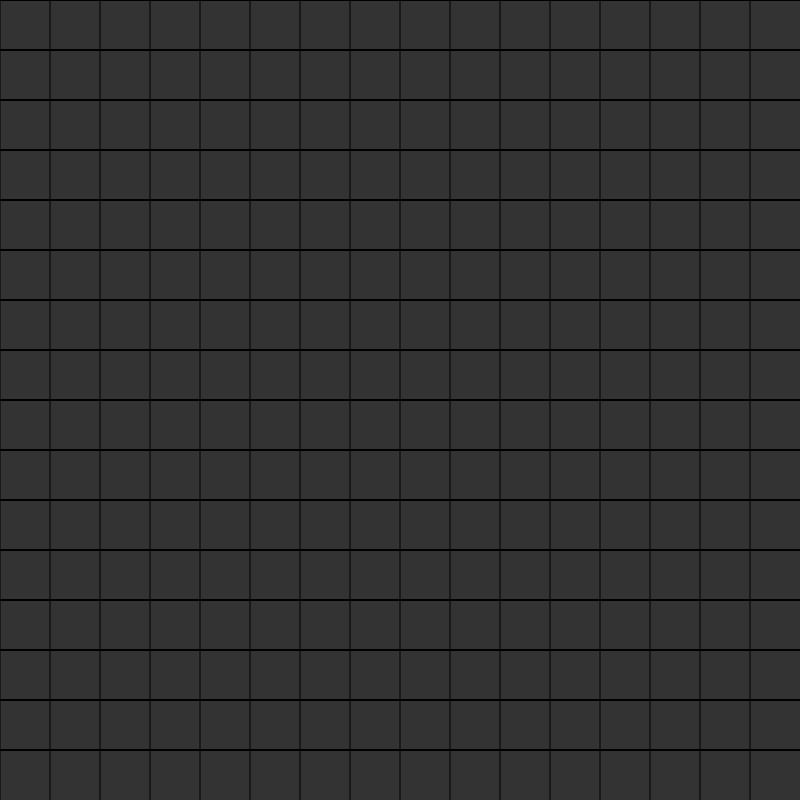
Frame 1 (no input)
Frame 60 (no input): identical to frame 1, image omitted
Frame 120 (the mouse pressed at the canvas centre since frame 60): identical to frame 1, image omitted

The p5.js sketch that drew this single still picture (run headless with seeded random() and noise() and a simulated clock; from frame 60 on, the mouse is pressed at the canvas centre):

// p5.js sketch
// ── sketch.js
const SIZE = 800 / 16;
const MINES = 40;
var gameOver = false;

var terrain = [];
var canClick = true;


function setup()
{
  createCanvas(800, 800);
  initTerrain();
  calculateNear();
}

function draw()
{
  background(51);

  drawGrid();
  drawTerrain();
  updateTerrain();
  gameOverf();
}

function drawGrid()
{
  stroke(0);
  for (var x = 0; x < floor(width / SIZE); x++)
  {
    for (var y = 0; y < floor(width / SIZE); y++)
    {
      line(0, y * SIZE, width, y * SIZE);
    }
    line(x * SIZE, 0, x * SIZE, height);
  }
}

function initTerrain()
{
  var temp = ineditRandomMines();

  for (var x = 0; x < floor(width / SIZE); x++)
  {
    terrain.push([]);
    for (var y = 0; y < floor(width / SIZE); y++)
    {
      terrain[x].push(new Cell(x, y, getType(x, y, temp)));

    }
  }
}

function calculateNear()
{

  for (var x = 0; x < floor(width / SIZE); x++)
  {
    for (var y = 0; y < floor(width / SIZE); y++)
    {
      try
      {
        for (var z = 0; z < 3; z++)
        {
          for (var t = 0; t < 3; t++)
            if (terrain[x + z - 1][y + t - 1].type && !terrain[x][y].type)
            {
              terrain[x][y].near++;
            }
        }

      }
      catch (e)
      {}
    }
  }
}

function drawTerrain()
{
  for (var x = 0; x < floor(width / SIZE); x++)
  {
    for (var y = 0; y < floor(width / SIZE); y++)
    {
      terrain[x][y].draw();
    }
  }
}

function updateTerrain()
{
  for (var x = 0; x < floor(width / SIZE); x++)
  {
    for (var y = 0; y < floor(width / SIZE); y++)
    {
      terrain[x][y].onClick();
    }
  }
}

function ineditRandomMines()
{
  var temp = [];

  for (var i = 0; i < 40; i++)
  {
    var notinedit = true,
      xt, yt;
    while (notinedit)
    {
      xt = floor(random(floor(width / SIZE)));
      yt = floor(random(floor(height / SIZE)));
      var notinedit = false;
      for (var o of temp)
      {
        if (o.x == xt && o.y == yt)
          notinedit = true;
      }
    }

    temp.push(
    {
      x: xt,
      y: yt
    });
  }

  return temp;
}

function openCells(x, y)
{
  if (terrain[x][y].flag)
    return;
  if (terrain[x][y].checked || terrain[x][y].type)
  {
    terrain[x][y].active = true;
    return;
  }

  terrain[x][y].checked = true;

  if (terrain[x][y].near > 0)
  {
    terrain[x][y].active = true;
  }
  else
  {
    try
    {
      for (var z = 0; z < 3; z++)
      {
        for (var t = 0; t < 3; t++)
          openCells(x + z - 1, y + t - 1);
      }

    }
    catch (e)
    {}
  }
}

function resetCheck()
{
  for (var x = 0; x < floor(width / SIZE); x++)
  {
    for (var y = 0; y < floor(width / SIZE); y++)
    {
      terrain[x][y].checked = false;
    }
  }
}

function getType(x, y, temp)
{
  for (var o of temp)
  {
    if (o.x == x && o.y == y)
      return true;
  }
  return false;
}

function gameOverf()
{
  if (gameOver)
  {
    fill(255, 0, 0);
    stroke(0);
    textSize(50);
    text("GAME OVER!", 260, 390);
  }
}
// ── cell.js
class Cell
{
  constructor(x, y, t, col)
  {
    this.x = x;
    this.y = y;
    this.type = t; //1=mine,0=empty(true,false)
    this.active = false;
    this.near = 0;
    this.checked = false;
    this.flag = false;

    if (this.type)
      this.color = color(255, 0, 0);
    else
      this.color = color(150);
  }

  draw()
  {
    textSize(15)
    if (this.active)
    {
      if (this.color)
        fill(this.color)
      else
        fill(255, 255, 255);



      this.drawRect();
      if (this.near)
      {
        fill(0)
        text(this.near, this.x * SIZE + 20, this.y * SIZE + 28)
      }
    }
    else
    {
      if (this.flag)
      {
        fill(0, 0, 255)
        this.drawRect();
      }
    }
  }

  drawRect()
  {
    rect(this.x * SIZE, this.y * SIZE, SIZE, SIZE);
  }

  onClick()
  {
    if (!this.active && mouseX > this.x * SIZE && mouseX < this.x * SIZE + SIZE && mouseY > this.y * SIZE && mouseY < this.y * SIZE + SIZE)
    {
      if (mouseIsPressed)
      {
        if (canClick)
        {
          if (mouseButton === LEFT)
          {
            if (!this.flag)
            {
              this.active = true;
              if (this.type)
              {
                gameOver = true;
              }
              else
              {
                resetCheck();
                openCells(this.x, this.y);
              }
            }
          }

          if (mouseButton === CENTER)
          {
            this.flag = !this.flag;
          }
        }
        canClick = false;
      }
      else
        canClick = true;
    }
  }
}
